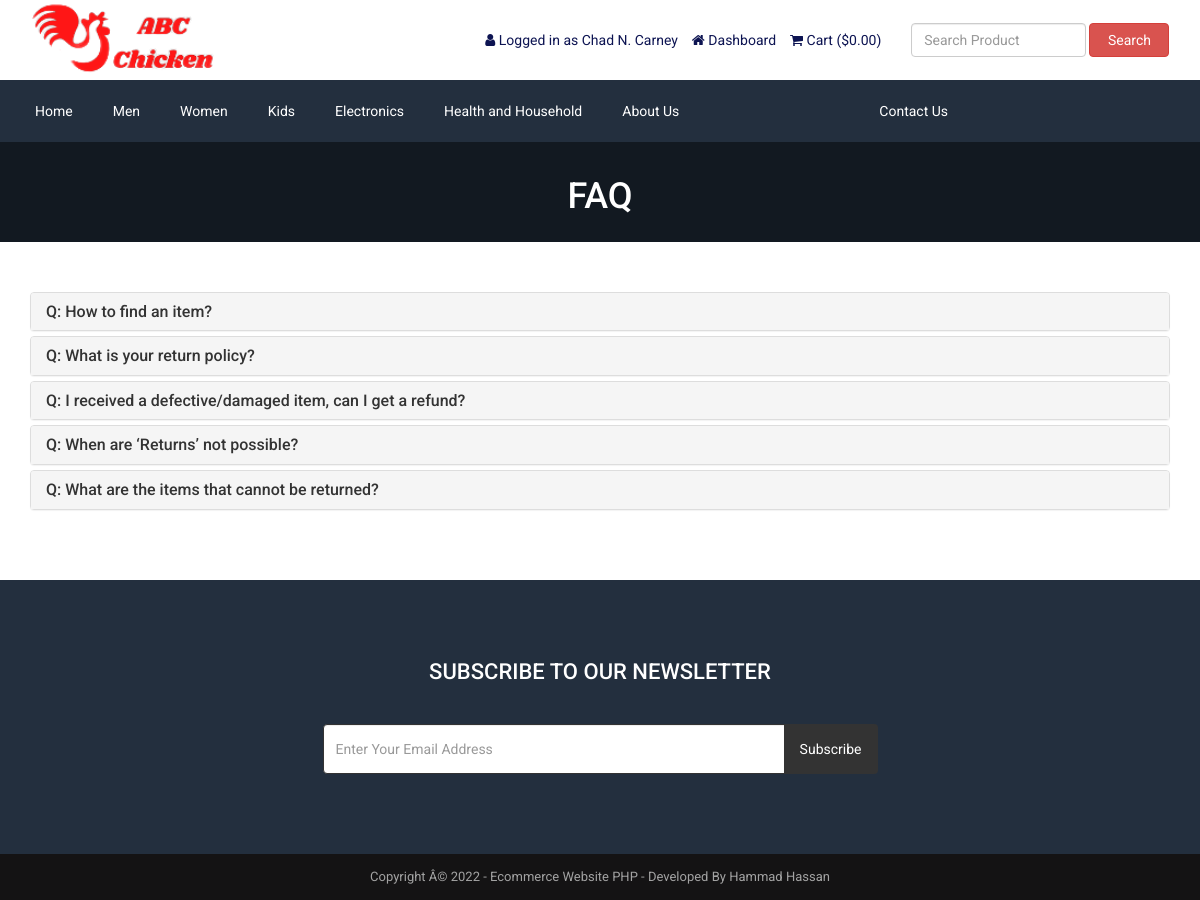
/faq.php (signed in), run on the app's committed database.
### tables this page shows
CREATE TABLE `tbl_settings` (
  `id` int(11) NOT NULL,
  `logo` varchar(255) NOT NULL,
  `favicon` varchar(255) NOT NULL,
  `footer_about` text NOT NULL,
  `footer_copyright` text NOT NULL,
  `contact_address` text NOT NULL,
  `contact_email` varchar(255) NOT NULL,
  `contact_phone` varchar(255) NOT NULL,
  `contact_fax` varchar(255) NOT NULL,
  `contact_map_iframe` text NOT NULL,
  `receive_email` varchar(255) NOT NULL,
  `receive_email_subject` varchar(255) NOT NULL,
  `receive_email_thank_you_message` text NOT NULL,
  `forget_password_message` text NOT NULL,
  `total_recent_post_footer` int(10) NOT NULL,
  `total_popular_post_footer` int(10) NOT NULL,
  `total_recent_post_sidebar` int(11) NOT NULL,
  `total_popular_post_sidebar` int(11) NOT NULL,
  `total_featured_product_home` int(11) NOT NULL,
  `total_latest_product_home` int(11) NOT NULL,
  `total_popular_product_home` int(11) NOT NULL,
  `meta_title_home` text NOT NULL,
  `meta_keyword_home` text NOT NULL,
  `meta_description_home` text NOT NULL,
  `banner_login` varchar(255) NOT NULL,
  `banner_registration` varchar(255) NOT NULL,
  `banner_forget_password` varchar(255) NOT NULL,
  `banner_reset_password` varchar(255) NOT NULL,
  `banner_search` varchar(255) NOT NULL,
  `banner_cart` varchar(255) NOT NULL,
  `banner_checkout` varchar(255) NOT NULL,
  `banner_product_category` varchar(255) NOT NULL,
  `banner_blog` varchar(255) NOT NULL,
  `cta_title` varchar(255) NOT NULL,
  `cta_content` text NOT NULL,
  `cta_read_more_text` varchar(255) NOT NULL,
  `cta_read_more_url` varchar(255) NOT NULL,
  `cta_photo` varchar(255) NOT NULL,
  `featured_product_title` varchar(255) NOT NULL,
  `featured_product_subtitle` varchar(255) NOT NULL,
  `latest_product_title` varchar(255) NOT NULL,
  `latest_product_subtitle` varchar(255) NOT NULL,
  `popular_product_title` varchar(255) NOT NULL,
  `popular_product_subtitle` varchar(255) NOT NULL,
  `testimonial_title` varchar(255) NOT NULL,
  `testimonial_subtitle` varchar(255) NOT NULL,
  `testimonial_photo` varchar(255) NOT NULL,
  `blog_title` varchar(255) NOT NULL,
  `blog_subtitle` varchar(255) NOT NULL,
  `newsletter_text` text NOT NULL,
  `paypal_email` varchar(255) NOT NULL,
  `stripe_public_key` varchar(255) NOT NULL,
  `stripe_secret_key` varchar(255) NOT NULL,
  `bank_detail` text NOT NULL,
  `before_head` text NOT NULL,
  `after_body` text NOT NULL,
  `before_body` text NOT NULL,
  `home_service_on_off` int(11) NOT NULL,
  `home_welcome_on_off` int(11) NOT NULL,
  `home_featured_product_on_off` int(11) NOT NULL,
  `home_latest_product_on_off` int(11) NOT NULL,
  `home_popular_product_on_off` int(11) NOT NULL,
  `home_testimonial_on_off` int(11) NOT NULL,
  `home_blog_on_off` int(11) NOT NULL,
  `newsletter_on_off` int(11) NOT NULL,
  `ads_above_welcome_on_off` int(1) NOT NULL,
  `ads_above_featured_product_on_off` int(1) NOT NULL,
  `ads_above_latest_product_on_off` int(1) NOT NULL,
  `ads_above_popular_product_on_off` int(1) NOT NULL,
  `ads_above_testimonial_on_off` int(1) NOT NULL,
  `ads_category_sidebar_on_off` int(1) NOT NULL
);

CREATE TABLE `tbl_top_category` (
  `tcat_id` int(11) NOT NULL,
  `tcat_name` varchar(255) NOT NULL,
  `show_on_menu` int(1) NOT NULL
);

CREATE TABLE `tbl_page` (
  `id` int(11) NOT NULL,
  `about_title` varchar(255) NOT NULL,
  `about_content` text NOT NULL,
  `about_banner` varchar(255) NOT NULL,
  `about_meta_title` varchar(255) NOT NULL,
  `about_meta_keyword` text NOT NULL,
  `about_meta_description` text NOT NULL,
  `faq_title` varchar(255) NOT NULL,
  `faq_banner` varchar(255) NOT NULL,
  `faq_meta_title` varchar(255) NOT NULL,
  `faq_meta_keyword` text NOT NULL,
  `faq_meta_description` text NOT NULL,
  `blog_title` varchar(255) NOT NULL,
  `blog_banner` varchar(255) NOT NULL,
  `blog_meta_title` varchar(255) NOT NULL,
  `blog_meta_keyword` text NOT NULL,
  `blog_meta_description` text NOT NULL,
  `contact_title` varchar(255) NOT NULL,
  `contact_banner` varchar(255) NOT NULL,
  `contact_meta_title` varchar(255) NOT NULL,
  `contact_meta_keyword` text NOT NULL,
  `contact_meta_description` text NOT NULL,
  `pgallery_title` varchar(255) NOT NULL,
  `pgallery_banner` varchar(255) NOT NULL,
  `pgallery_meta_title` varchar(255) NOT NULL,
  `pgallery_meta_keyword` text NOT NULL,
  `pgallery_meta_description` text NOT NULL,
  `vgallery_title` varchar(255) NOT NULL,
  `vgallery_banner` varchar(255) NOT NULL,
  `vgallery_meta_title` varchar(255) NOT NULL,
  `vgallery_meta_keyword` text NOT NULL,
  `vgallery_meta_description` text NOT NULL
);

CREATE TABLE `tbl_faq` (
  `faq_id` int(11) NOT NULL,
  `faq_title` varchar(255) NOT NULL,
  `faq_content` text NOT NULL
);

### faq.php (the view, shortened to what this page needs)
<?php require_once('header.php'); ?>
<?php
$statement = $pdo->prepare("SELECT * FROM tbl_page WHERE id=1");
$statement->execute();
$result = $statement->fetchAll(PDO::FETCH_ASSOC);
foreach ($result as $row) {
    $faq_title = $row['faq_title'];
    $faq_banner = $row['faq_banner'];
}
?>
<div class="page-banner" style="background-image: url(assets/uploads/<?php echo $faq_banner; ?>);">
    <div class="inner">
        <h1><?php echo $faq_title; ?></h1>
    </div>
</div>
<div class="page">
    <div class="container">
        <div class="row">
            <div class="col-md-12">
                <div class="panel-group" id="faqAccordion">
                    <?php
                    $statement = $pdo->prepare("SELECT * FROM tbl_faq");
                    $statement->execute();
                    $result = $statement->fetchAll(PDO::FETCH_ASSOC);
                    foreach ($result as $row) {
                        ?>
                        <div class="panel panel-default">
                            <div class="panel-heading accordion-toggle question-toggle collapsed" data-toggle="collapse" data-parent="#faqAccordion" data-target="#question<?php echo $row['faq_id']; ?>">
                                <h4 class="panel-title">
                                    Q: <?php echo $row['faq_title']; ?>
                                </h4>
                            </div>
                        </div>
                        <?php
                    }
                    ?>
                </div>
            </div>
        </div>
    </div>
</div>
<?php require_once('footer.php'); ?>

### header.php (shortened to what this page needs)
<?php
include("admin/inc/config.php");
$statement = $pdo->prepare("SELECT * FROM tbl_settings WHERE id=1");
$statement->execute();
$result = $statement->fetchAll(PDO::FETCH_ASSOC);
foreach ($result as $row)
{
	$logo = $row['logo'];
}
?>
<!DOCTYPE html>
<html lang="en">
<head>
	<link rel="stylesheet" href="assets/css/bootstrap.min.css">
	<link rel="stylesheet" href="assets/css/font-awesome.min.css">
	<link rel="stylesheet" href="assets/css/owl.carousel.min.css">
	<link rel="stylesheet" href="assets/css/owl.theme.default.min.css">
	<link rel="stylesheet" href="assets/css/jquery.bxslider.min.css">
    <link rel="stylesheet" href="assets/css/magnific-popup.css">
    <link rel="stylesheet" href="assets/css/rating.css">
	<link rel="stylesheet" href="assets/css/spacing.css">
	<link rel="stylesheet" href="assets/css/bootstrap-touch-slider.css">
	<link rel="stylesheet" href="assets/css/animate.min.css">
	<link rel="stylesheet" href="assets/css/tree-menu.css">
	<link rel="stylesheet" href="assets/css/select2.min.css">
	<link rel="stylesheet" href="assets/css/main.css">
	<link rel="stylesheet" href="assets/css/responsive.css">
	<?php
	$statement = $pdo->prepare("SELECT * FROM tbl_page WHERE id=1");
	$statement->execute();
	$result = $statement->fetchAll(PDO::FETCH_ASSOC);
		?>
</head>
<body>
<div class="header">
	<div class="container">
		<div class="row inner">
			<div class="col-md-4 logo">
				<a href="index.php"><img src="assets/uploads/<?php echo $logo; ?>" alt="logo image"></a>
			</div>
			<div class="col-md-5 right">
				<ul>
					<?php
					if(isset($_SESSION['customer'])) {
						?>
						<li><i class="fa fa-user"></i> <?php echo LANG_VALUE_13; ?> <?php echo $_SESSION['customer']['cust_name']; ?></li>
						<li><a href="dashboard.php"><i class="fa fa-home"></i> <?php echo LANG_VALUE_89; ?></a></li>
						<?php
					} else {
						?>
						<li><a href="login.php"><i class="fa fa-sign-in"></i> <?php echo LANG_VALUE_9; ?></a></li>
						<li><a href="registration.php"><i class="fa fa-user-plus"></i> <?php echo LANG_VALUE_15; ?></a></li>
						<?php
					}
					?>
					<li><a href="cart.php"><i class="fa fa-shopping-cart"></i> <?php echo LANG_VALUE_18; ?> (<?php echo LANG_VALUE_1; ?><?php
					if(isset($_SESSION['cart_p_id'])) {
						$table_total_price = 0;
						$i=0;
	                    foreach($_SESSION['cart_p_qty'] as $key => $value)
	                    {
	                        $i++;
	                        $arr_cart_p_qty[$i] = $value;
	                    }                    $i=0;
	                    foreach($_SESSION['cart_p_current_price'] as $key => $value)
	                    {
	                        $i++;
	                        $arr_cart_p_current_price[$i] = $value;
	                    }
	                    for($i=1;$i<=count($arr_cart_p_qty);$i++) {
	                    	$row_total_price = $arr_cart_p_current_price[$i]*$arr_cart_p_qty[$i];
	                        $table_total_price = $table_total_price + $row_total_price;
	                    }
						echo $table_total_price;
					} else {
						echo '0.00';
					}
					?>)</a></li>
				</ul>
			</div>
			<div class="col-md-3 search-area">
				<form class="navbar-form navbar-left" role="search" action="search-result.php" method="get">
					<div class="form-group">
						<input type="text" class="form-control search-top" placeholder="<?php echo LANG_VALUE_2; ?>" name="search_text">
					</div>
					<button type="submit" class="btn btn-danger"><?php echo LANG_VALUE_3; ?></button>
				</form>
			</div>
		</div>
	</div>
</div>
<div class="nav">
	<div class="container">
		<div class="row">
			<div class="col-md-12 pl_0 pr_0">
				<div class="menu-container">
					<div class="menu">
						<ul>
							<li><a href="index.php">Home</a></li>
							<?php
							$statement = $pdo->prepare("SELECT * FROM tbl_top_category WHERE show_on_menu=1");
							$statement->execute();
							$result = $statement->fetchAll(PDO::FETCH_ASSOC);
							foreach ($result as $row) {
								?>
								<li><a href="product-category.php?id=<?php echo $row['tcat_id']; ?>&type=top-category"><?php echo $row['tcat_name']; ?></a>
								</li>
								<?php
							}
							?>
							<?php
							$statement = $pdo->prepare("SELECT * FROM tbl_page WHERE id=1");
							$statement->execute();
							$result = $statement->fetchAll(PDO::FETCH_ASSOC);
							foreach ($result as $row) {
								$about_title = $row['about_title'];
								$shipingPolicy_title = $row['shipingPolicy_title'];
								$PrivacyPolicy_title = $row['PrivacyPolicy_title'];
								$returnPolicy_title = $row['returnPolicy_title'];
								$termsAndCondition_title = $row['termsAndCondition_title'];
								$contact_title = $row['contact_title'];
							}
							?>
							<li><a href="about.php"><?php echo $about_title; ?></a></li>
							<li><a href="Shiping-Policy.php"><?php echo $shipingPolicy_title; ?></a></li>
							<li><a href="Terms_and_Conditions.php"><?php echo $termsAndCondition_title; ?></a></li>
							<li><a href="Return-Policy.php"><?php echo $returnPolicy_title; ?></a></li>
							<li><a href="Privacy-Policy.php"><?php echo $PrivacyPolicy_title; ?></a></li>
							<li><a href="contact.php"><?php echo $contact_title; ?></a></li>
						</ul>
					</div>
				</div>
			</div>
		</div>
	</div>
</div>

### footer.php (shortened to what this page needs)
<?php
$statement = $pdo->prepare("SELECT * FROM tbl_settings WHERE id=1");
$statement->execute();
$result = $statement->fetchAll(PDO::FETCH_ASSOC);
foreach ($result as $row)
{
	$footer_copyright = $row['footer_copyright'];
    $newsletter_on_off = $row['newsletter_on_off'];
}
?>
<?php if($newsletter_on_off == 1): ?>
<section class="home-newsletter">
	<div class="container">
		<div class="row">
			<div class="col-md-6 col-md-offset-3">
				<div class="single">
				<form action="" method="post">
					<h2><?php echo LANG_VALUE_93; ?></h2>
					<div class="input-group">
			        	<input type="email" class="form-control" placeholder="<?php echo LANG_VALUE_95; ?>" name="email_subscribe">
			         	<span class="input-group-btn">
			         	<button class="btn btn-theme" type="submit" name="form_subscribe"><?php echo LANG_VALUE_92; ?></button>
			         	</span>
			        </div>
				</div>
			</div>
		</div>
	</div>
</section>
<?php endif; ?>
<div class="footer-bottom">
	<div class="container">
		<div class="row">
			<div class="col-md-12 copyright">
				<?php echo $footer_copyright; ?>
			</div>
		</div>
	</div>
</div>
</body>
</html>

### assets/css/main.css (style rules this page uses)
* { margin: 0; padding: 0; }
body { font-family: "Roboto", sans-serif; font-size: 14px; }
h1, h2, h3, h4, h5, h6 { font-family: "Roboto", sans-serif; }
a { text-decoration: none; }
.header { width: 100%; height: auto; background: #fff; }
.header .inner { height: auto; display: table; }
.header .logo { float: none; display: table-cell; vertical-align: middle; }
.header .logo img { max-width: 100%; height: 80px; }
.header .navbar-form .form-control { width: 300px; }
.header .search-area { float: none; display: table-cell; vertical-align: middle; }
.header .search-area .form-group { width: calc(100% - 84px); }
.header .search-area button { width: 80px; }
.header .search-area form { width: 100%; }
.header .right { float: none; display: table-cell; vertical-align: middle; padding-right: 0; }
.header .right ul { float: right; margin-bottom: 0; }
.header .right ul li { list-style-type: none; float: left; margin-left: 14px; color: #0d1452; }
.header .right ul li a { color: #0d1452; }
.header .navbar-form .search-top { width: 100%; }
.nav { background: #232f3e; }
.menu-container { width: 100%; margin: 0 auto; background: #232f3e; }
.menu-dropdown-icon:before { content: "\f067"; font-family: "FontAwesome"; display: none; cursor: pointer; float: right; padding: 1.5em 2em; background: #fff; color: #333; }
.menu > ul { margin: 0 auto; width: 100%; list-style: none; padding: 0; position: relative; box-sizing: border-box; }
.menu > ul:before, .menu > ul:after { content: ""; display: table; }
.menu > ul:after { clear: both; }
.menu > ul > li { float: left; padding: 0; margin: 0; }
.menu > ul > li a { text-decoration: none; padding: 1.5em 20px; display: block; color: #fff; }
.footer-bottom { width: 100%; height: auto; background: #141314; padding: 14px 0; }
.footer-bottom .copyright { font-size: 13px; color: #a3a3a3; text-align: center; }
.page-banner { width: 100%; height: auto; background-repeat: no-repeat; background-position: center center; -webkit-background-size: cover; background-size: cover; position: relative; padding-top: 15px; padding-bottom: 15px; overflow: hidden; }
.page-banner h1 { color: #fff; text-align: center; z-index: 999; position: relative; }
.page { width: 100%; height: auto; padding-top: 50px; padding-bottom: 50px; }
.home-newsletter { padding: 80px 0; background: #232f3e; }
.home-newsletter .single { max-width: 650px; margin: 0 auto; text-align: center; position: relative; z-index: 2; }
.home-newsletter .single h2 { font-size: 22px; color: white; text-transform: uppercase; margin-bottom: 40px; margin-top: 0; }
.home-newsletter .single .form-control { height: 50px; border-color: #333; outline: none; }
.home-newsletter .single .btn { min-height: 50px; background: #333; color: #fff; padding-left: 15px; padding-right: 15px; }

### assets/css/responsive.css (style rules this page uses)
@media only screen and (min-width: 992px) { .header .inner { width: 100%; } }
@media only screen and (min-width: 992px) { .header .search-area { padding-right: 0; } }
@media only screen and (min-width: 992px) { .header .search-area form { padding-right: 0; } }
@media only screen and (min-width: 992px) { .header .container { padding-right: 0; } }

### data on the page
tbl_settings: logo (picture), footer_copyright "Copyright Â© 2022 - Ecommerce Website PHP - Developed By Hammad Hassan"
tbl_top_category: tcat_name "Men"
tbl_top_category: tcat_name "Women"
tbl_top_category: tcat_name "Kids"
tbl_top_category: tcat_name "Electronics"
tbl_top_category: tcat_name "Health and Household"
tbl_page: about_title "About Us", contact_title "Contact Us", faq_banner (picture), faq_title "FAQ"
tbl_faq: faq_title "How to find an item?"
tbl_faq: faq_title "What is your return policy?"
tbl_faq: faq_title "I received a defective/damaged item, can I get a refund?"
tbl_faq: faq_title "When are ‘Returns’ not possible?"
tbl_faq: faq_title "What are the items that cannot be returned?"

### other printed values
LANG_VALUE_13 "Logged in as"
$_SESSION['customer']['cust_name'] "Chad N. Carney"
LANG_VALUE_89 "Dashboard"
LANG_VALUE_18 "Cart"
LANG_VALUE_1 "$"
LANG_VALUE_3 "Search"
LANG_VALUE_93 "SUBSCRIBE TO OUR NEWSLETTER"
LANG_VALUE_92 "Subscribe"
